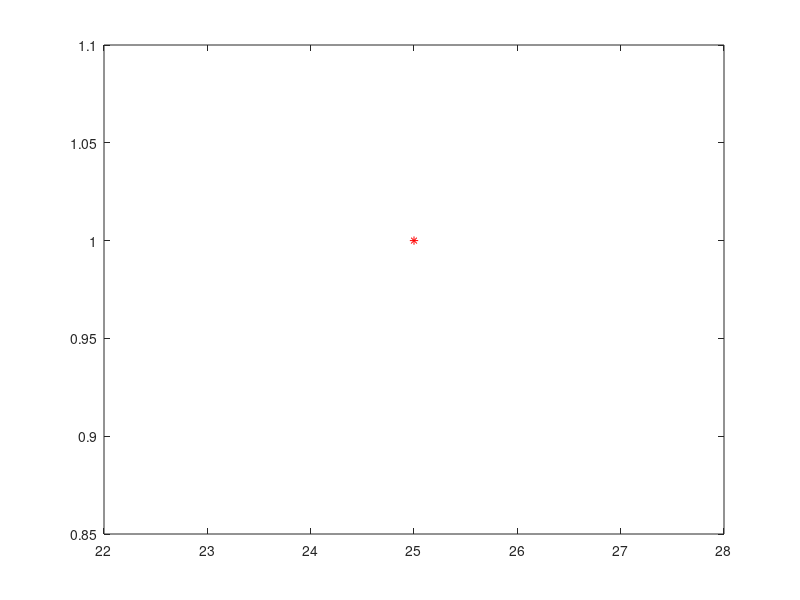

Write the MATLAB code that produced this figure.
O = input('Input inputs:\n');
W = input('Input weights:\n');

[m, n] = size(O);
sum = 0;

for i = 1:m
    temp = O(i)*W(i);
    sum = sum + temp;
end;

NET = sum;
OUT = 1/(1+exp(-NET));

plot(NET, OUT, '--* r');

derivative = OUT*(1-OUT);
display(derivative);

% For small value of NET, the output of sigmoidal is approaching 0.
% For large value of NET, the output of sigmoidal is approaching 1.
% This sigmoidal function is commonly being used in the hidden layers of multilayer networks because it is differentiable.
% Another activation function can ve the pole linear.
% It is often used in the final layer of the multilayer since it is not differentiable.